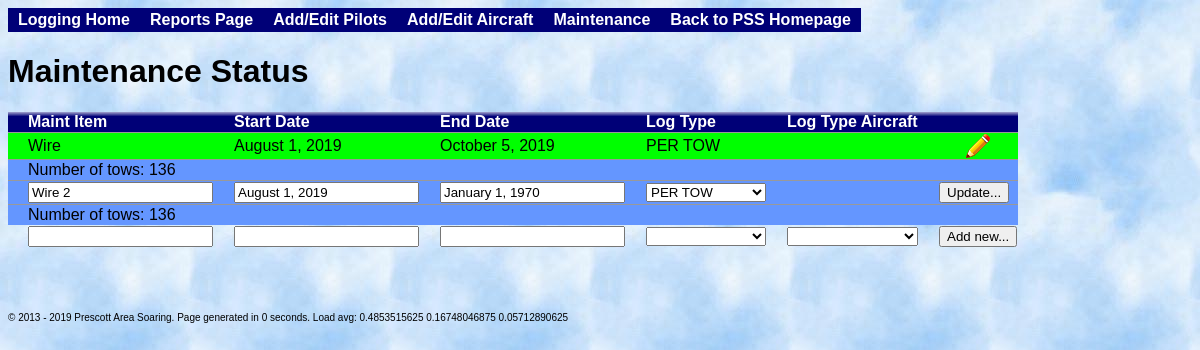
Before: /index.php?maintenance&maintID=2&modified=1 with the older database file.
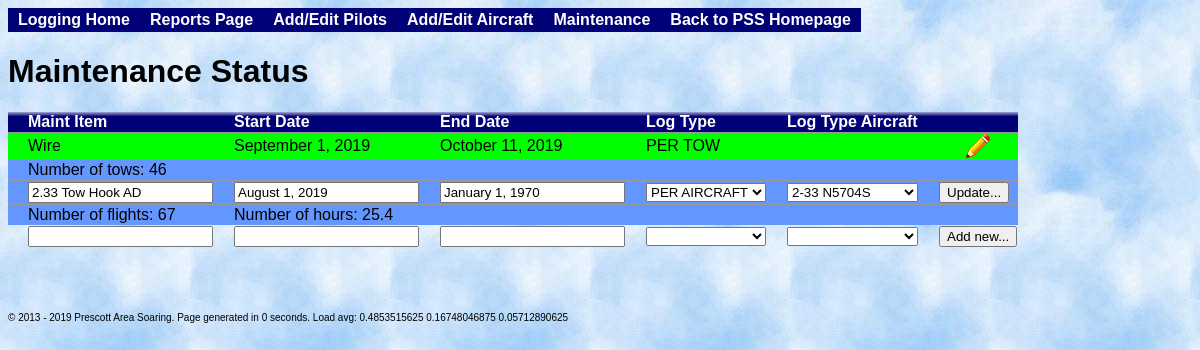
After: the same page with the newer database file.
### tables this page shows
CREATE TABLE maintenance(ID INTEGER PRIMARY KEY NOT NULL, maintItem TEXT, startTime INTEGER, endTime INTEGER, logType TEXT, logAircraft INTEGER);

### maintenance.php (the view, shortened to what this page needs)
<h1>Maintenance Status</h1>
<?php
include("SoaringLogBase.php");
$thisFile = "index.php?maintenance";
$logbase = SoaringLogBase::GetInstance();
$database = $logbase->dbObj;
$tableName = $logbase->GetMaintTable();
$maintID = $_REQUEST["maintID"];
$modified = $_REQUEST["modified"];
$query = "SELECT * FROM $tableName ORDER BY ID";
if($result = $database->query($query)) {
    echo("<table id=\"maintLogTable\" >");
    echo("<tr class=\"Head\"><td>Maint Item</td><td>Start Date</td><td>End Date</td><td>Log Type</td><td>Log Type Aircraft</td><td></td></tr>\n");
    while($row = $result->fetch(PDO::FETCH_BOTH)) {
        $editMe = 0;
        if($maintID == $row['ID'] && $modified) {
            $editMe = 1;
        }
        if($editMe) {
            echo("<tr id=\"row{$row['ID']}\" class=\"IncompleteEntry\"><form id=\"form{$row['ID']}\" name=\"loggingUpdate\" action=\"{$thisFile}\" method=\"POST\"> ");
        }
        else {
            echo("<tr class=\"CompleteEntry\">");
        }
        if($editMe) {
            echo("<td>");
            echo("<input type=\"text\" name=\"maintItem\" value=\"{$row['maintItem']}\" id=\"maintItem{$row['ID']}\"/>");
            echo "</td>";
        }
        else
            echo("<td>{$row['maintItem']}</td>");
        if($editMe) {
            echo("<td>");
            $storedStartTime = date("F j, Y", $row['startTime']);
            echo("<input type=\"text\" name=\"startTime\" value=\"{$storedStartTime}\" id=\"startTime{$row['ID']}\"/>");
            echo "</td>";
        }
        else {
            $formattedStartTime = date("F j, Y", $row['startTime']);
            echo("<td>{$formattedStartTime}</td>");
        }
        if($editMe) {
            echo("<td>");
            $storedEndTime = date("F j, Y", $row['endTime']);
            echo("<input type=\"text\" name=\"endTime\" value=\"{$storedEndTime}\" id=\"endTime{$row['ID']}\"/>");
            echo "</td>";
        }
        else {
            if ($row['endTime']) {
                $formattedStartTime = date("F j, Y", $row['endTime']);
                echo("<td>{$formattedStartTime}</td>");
            }
            else {
                echo("<td>Not yet complete</td>");
            }
        }
        if($editMe) {
            echo("<td>");
            echo $logbase->PrintMaintLogTypes($row['logType']);
            echo "</td>";
        }
        else
            echo("<td>{$row['logType']}</td>");
        if($row['logType'] == "PER AIRCRAFT")
        {
            if($editMe) {
                echo("<td>");
                echo $logbase->PrintAircraft($row['logAircraft']);
                echo "</td>";
            }
            else
            {
                $acList = $logbase->GetAircraft();
                echo("<td>{$acList[$row['logAircraft']]}</td>");
            }
        }
        else
        {
            echo "<td></td>";
        }
        if($editMe) {
            echo "<td><input type=\"hidden\" name=\"maintID\" value=\"{$row['ID']}\"/><input type=\"submit\" value=\"Update...\" /></form></td></tr>";
        }
        else {
            echo "<td><center><button name=\"modify\" class=\"modify\" onClick=\"window.location.href='{$thisFile}&maintID={$row['ID']}&modified=1'; \" />";
            echo "</center></td></tr>\n";
        }
        if ($row['logType'] == "PER AIRCRAFT")
        {
            $tableName = $logbase->GetFlightLogTable();
            $endTime = $row['endTime'];
            $query = "SELECT * FROM '$tableName' WHERE takeoffTime IS NOT NULL AND takeoffTime >= '{$row['startTime']}' AND takeoffTime <= '$endTime' AND aircraft == '{$row['logAircraft']}';";
            $result = $database->query($query);
            $flightCount = 0;
            $totalTime = 0;
            while($row = $result->fetch(PDO::FETCH_BOTH))
            {
                if($row['takeoffTime'] && $row['landingTime'])
                {
                    $flightCount = $flightCount + 1;
                    $totalTime += $row['landingTime'] - $row['takeoffTime'];
                }
            }
            $totalTime = round($totalTime / 3600, 1);
            echo "<tr class=\"IncompleteEntry\">";
            echo "<td>Number of flights: $flightCount</td>";
            echo "<td colspan=\"5\">Number of hours: $totalTime </td>  </tr>\n";
        }
        else
        {
            $tableName = $logbase->GetFlightLogTable();
            $endTime = $row['endTime'];
            if ($row['endTime'])
            {
                $endTime = strtotime("now");
            }
            $query = "SELECT count(*) FROM '$tableName' WHERE takeoffTime IS NOT NULL AND takeoffTime >= '{$row['startTime']}' AND takeoffTime <= '$endTime';";
            $tows = $database->query($query)->fetchColumn();
            echo "<tr class=\"IncompleteEntry\"><td colspan=\"6\">Number of tows: $tows</td>  </tr>\n";
        }
    }
    echo "<tr><form name=\"maintList\" action=\"{$thisFile}\" method=\"POST\">\n";
    echo "<td><input type=\"text\" name=\"maintItem\" /></td>\n";
    echo "<td><input type=\"text\" name=\"startDate\" /></td>\n";
    echo "<td><input type=\"text\" name=\"endDate\" /></td>\n";
    echo "<td>";
    echo $logbase->PrintMaintLogTypes();
    echo "</td>";
    echo "<td>";
    echo $logbase->PrintAircraft();
    echo "</td>";
    echo "<td><input type=\"submit\" value=\"Add new...\" /></td>";
    echo "</form></tr>\n";
    echo("</table><br><br><br>");
}
else
    print("Failed to execute query!!!");
?>

### index.php (shortened to what this page needs)
<html>
<head>
<link rel="stylesheet" type="text/css" href="style.css" />
<link rel="stylesheet" type="text/css" media="all" href="jsDatePick_ltr.min.css" />
</head>
<body>
<div id="container">
    <div id="navbar">
        <ul>
        <li><a href="index.php">Logging Home</a></li>
        <li><a href="index.php?reports">Reports Page</a></li>
        <li><a href="index.php?addpilots">Add/Edit Pilots</a></li>
        <li><a href="index.php?addplanes">Add/Edit Aircraft</a></li>
        <li><a href="index.php?maintenance">Maintenance</a></li>
        <li><a href="http://prescottsoaring.com">Back to PSS Homepage</a></li>
        </ul>
    </div>
    <div id="main">
        <?php
            $startTimeExecTime = microtime(true);
            if(isset($_GET['reports'])) {
                include('reports.php');
            }
            else if(isset($_GET['addpilots'])) {
                include('addpilots.php');
            }
            else if(isset($_GET['addplanes'])) {
                include('addplanes.php');
            }
            else if(isset($_GET['maintenance'])) {
                include('maintenance.php');
            }
            else {
                include('home.php');
            }
        ?>
        <div class="spacer" />
    </div>
    <div id="footer">
        <?php
            $stopTimeExecTime = microtime(true);
            $time = round($stopTimeExecTime - $startTimeExecTime, 4);
            $thisYear = date("Y");
            $load = sys_getloadavg();
            $oneMinLoad = $load[0];
            $fiveMinLoad = $load[1];
            $fifteenMinLoad = $load[2];
            print("&copy 2013 - $thisYear Prescott Area Soaring.  ");
            print("Page generated in $time seconds. Load avg: $oneMinLoad $fiveMinLoad $fifteenMinLoad");
        ?>
    </div>
</div>
</body>
</html>

### SoaringLogBase.php (shortened to what this page needs)
<?php
    class SoaringLogBase {
        private static $instance;
        private $dbDir = 'sqlite:db.sqlite';
        private $flightLogTable = "flightLog";
        private $maintTable = "maintenance";
        public $dbObj;
        public static function GetInstance() {
            if(!self::$instance) {
                self::$instance = new self();
            }
            return self::$instance;
        }
        public function OpenDatabase() {
            try {
                $this->dbObj = new PDO($this->dbDir) or die("Cannot open the database");
            }
            catch(Exception $e) {
                die("Oops, couldn't open the database :( $e");
            }
        }
        public function GetFlightLogTable() {
            return $this->flightLogTable;
        }
        public function GetMaintTable() {
            return $this->maintTable;
        }
        public function GetAircraft($showNotAvail = false) {
            if($showNotAvail)
                $query = "SELECT * FROM aircraft;";
            else
                $query = "SELECT * FROM aircraft WHERE IsAvailable='available' OR ID=0;";
            $result = $this->dbObj->query($query);
            $planes = array( );
            while($row = $result->fetch(PDO::FETCH_BOTH)) {
                $planes[$row['ID']] = $row['Name'];
            }
            return $planes;
        }
        public function PrintAircraft($selected = 0) {
            $aircraftList = $this->GetAircraft();
            $output = "<select name=\"aircraft\">\n";
            foreach($aircraftList as $i => $value) {
                $output .= "<option value=\"$i\" ";
                if($i == $selected)
                    $output .= "selected=\"selected\"";
                $output .= ">$value</option>\n";
            }
            $output .= "</select>";
            return $output;
        }
        public function PrintMaintLogTypes($selected = "") {
            $logTypeList = array( "", "PER TOW", "PER AIRCRAFT");
            $output = "<select name=\"logType\">\n";
            foreach($logTypeList as $i => $value) {
                $output .= "<option value=\"$value\" ";
                if(strcmp($selected, $value) == 0)
                    $output .= "selected=\"selected\"";
                $output .= ">$value</option>\n";
            }
            $output .= "</select>";
            return $output;
        }
    }
?>

### style.css (style rules this page uses)
table, td, th { font-family: Verdana, Arial; font-size: 16px; border: 0px solid black; border-collapse:collapse; padding-left: 20px }
body { font-family: Verdana, Arial; font-size: 16px; background-image: url(img/Clouds.jpg); }
#container { width:auto; margin:0 auto; }
#navbar { width:auto; display:block; height:24px; }
#navbar ul, #navbar ul li { padding:0; margin:0; list-style:none; foat:left; }
#navbar a { color:#FFFFFF; font-weight:bold; }
#navbar li a:link, #navbar li a:visited { background:#000077; text-decoration:none; height:24px; line-height:24px; display:inline; float:left; width:auto; padding:0px 10px; }
#main { width:auto; display:block; }
div.spacer { clear:both; height:10px; display:block; }
#footer { width:auto; display:block; height:24px; font-size:10px; }
tr.IncompleteEntry { background-color: #6496FF; border-top: 1px solid #999999; }
tr.CompleteEntry { background-color: #00FF00; border-top: 1px solid #999999; }
th, tr.Head { color: #FFFFFF; background-color: #000077; background-image: url('img/grad_white.png'); background-position: 0px -3px; background-repeat: repeat-x; vertical-align: bottom; padding-left: 20px; padding-right: 3px; font-family: Verdana, Arial; font-size: 14px; font-weight: bold; }
button.modify { border: none; height: 24px; width: 24px; valign: center; background: transparent; background-image: url('img/modify.png'); background-position: center; }

Changed rows visible on the page:
changed maintenance "Wire": startTime "August 1, 2019" → "September 1, 2019"; endTime "October 5, 2019" → "October 11, 2019"; tows "136" → "46"
changed maintenance: maintItem "Wire 2" → "2.33 Tow Hook AD"; logType "PER TOW" → "PER AIRCRAFT"; aircraft (not shown) → "2-33 N5704S"; flightCount (not shown) → "67"; totalTime (not shown) → "25.4"; tows "136" → (not shown); logType "Number of tows:" → "Number of flights: Number of hours:"
